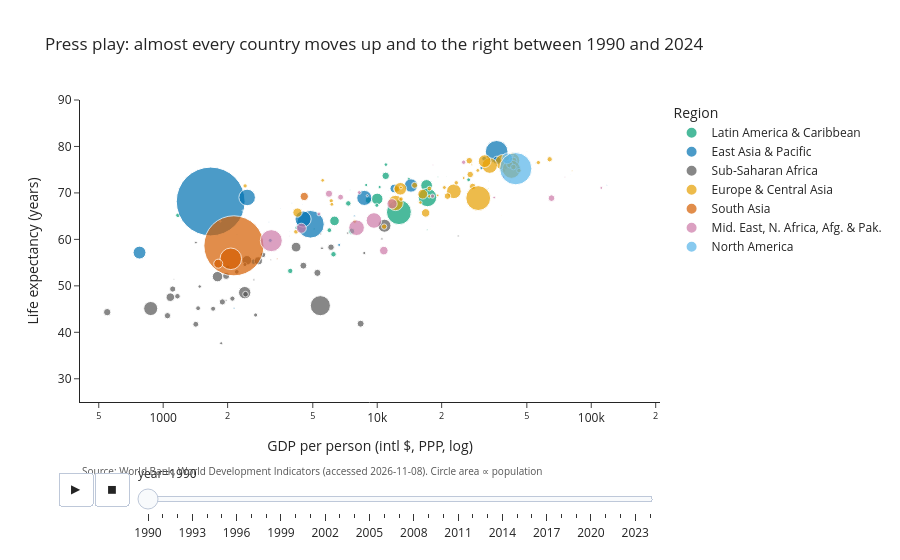

Notebook source saved alongside this figure:
### Code cell
anim = df.dropna(subset=["gdp_per_capita", "life_expectancy", "population", "region"])
anim = anim[anim.year <= LATEST].sort_values("year")
fig = px.scatter(anim, x="gdp_per_capita", y="life_expectancy", size="population", color="region",
                 color_discrete_map=REGION_COLORS, hover_name="country", animation_frame="year", animation_group="iso3",
                 log_x=True, size_max=55,
                 range_x=[anim.gdp_per_capita.min() * 0.8, anim.gdp_per_capita.max() * 1.2], range_y=[25, 90],
                 labels={"gdp_per_capita": "GDP per person (intl $, PPP, log)", "life_expectancy": "Life expectancy (years)",
                         "region": "Region", "population": "Population"},
                 title=f"Press play: almost every country moves up and to the right between 1990 and {LATEST}")
save_plotly(fig, "p7_bubble_animated", extra="Circle area ∝ population")

### Figure 1 — Plotly figure (JSON) as saved in the notebook; plotly's stock layout.template omitted (floating-point values rounded to 4 significant figures)
{"data": [{"hovertemplate": "<b>%{hovertext}</b><br><br>Region=Latin America & Caribbean<br>year=1990<br>GDP per person (intl $, PPP, log)=%{x}<br>Life expectancy (years)=%{y}<br>Population=%{marker.size}<extra></extra>", "hovertext": ["Aruba", "Jamaica", "Suriname", "Barbados", "Chile", "Brazil", "El Salvador", "Uruguay", "Bolivia", "Trinidad and Tobago", "Belize", "Colombia", "St. Vincent and the Grenadines", "Nicaragua", "Bahamas", "St. Kitts and Nevis", "Haiti", "Costa Rica", "Peru", "Honduras", "Argentina", "Puerto Rico (US)", "Guyana", "Guatemala", "Dominica", "Grenada", "Panama", "Dominican Republic", "St. Lucia", "Ecuador", "Mexico", "Paraguay", "Antigua and Barbuda"], "ids": ["ABW", "JAM", "SUR", "BRB", "CHL", "BRA", "SLV", "URY", "BOL", "TTO", "BLZ", "COL", "VCT", "NIC", "BHS", "KNA", "HTI", "CRI", "PER", "HND", "ARG", "PRI", "GUY", "GTM", "DMA", "GRD", "PAN", "DOM", "LCA", "ECU", "MEX", "PRY", "ATG"], "legendgroup": "Latin America & Caribbean", "marker": {"color": "#009E73", "size": [62750.0, 2380000.0, 412500.0, 258600.0, 13440000.0, 149100000.0, 5400000.0, 3104000.0, 7130000.0, 1252000.0, 183100.0, 32440000.0, 111800.0, 4163000.0, 275900.0, 40430.0, 6854000.0, 3122000.0, 22010000.0, 4980000.0, 32760000.0, 3537000.0, 749900.0, 9025000.0, 69630.0, 99960.0, 2456000.0, 7151000.0, 137900.0, 10470000.0, 82820000.0, 4036000.0, 63070.0], "sizemode": "area", "sizeref": 479600.0, "symbol": "circle"}, "mode": "markers", "name": "Latin America & Caribbean", "orientation": "v", "showlegend": true, "type": "scatter", "x": [33150.0, 8880.0, 17140.0, 19200.0, 10960.0, 12630.0, 5976.0, 14060.0, 6247.0, 11870.0, 8252.0, 9999.0, 7467.0, 4218.0, 33070.0, 14330.0, 3923.0, 10980.0, 6316.0, 1172.0, 17010.0, 26740.0, 5074.0, 7595.0, 11310.0, 8884.0, 10260.0, 7328.0, 17060.0, 9105.0, 17170.0, 9961.0, 21070.0], "xaxis": "x", "y": [72.55, 71.7, 62.09, 73.46, 73.67, 65.86, 61.98, 72.99, 56.8, 67.59, 69.57, 68.7, 70.65, 62.47, 70.94, 65.64, 53.22, 76.09, 63.98, 65.18, 71.61, 72.83, 62.25, 61.77, 70.47, 70.55, 71.27, 67.75, 70.01, 68.44, 69.03, 67.34, 73.6], "yaxis": "y"}, {"hovertemplate": "<b>%{hovertext}</b><br><br>Region=East Asia & Pacific<br>year=1990<br>GDP per person (intl $, PPP, log)=%{x}<br>Life expectancy (years)=%{y}<br>Population=%{marker.size}<extra></extra>", "hovertext": ["Palau", "Brunei Darussalam", "Papua New Guinea", "Macao", "Japan", "Malaysia", "China", "Mongolia", "Solomon Islands", "Cambodia", "Indonesia", "Philippines", "Tonga", "Fiji", "Vietnam", "Singapore", "Kiribati", "Samoa", "Myanmar", "South Korea", "Hong Kong", "Laos", "Tuvalu", "Nauru", "Vanuatu", "Thailand", "Timor-Leste", "New Zealand", "Marshall Islands", "Australia", "Micronesia"], "ids": ["PLW", "BRN", "PNG", "MAC", "JPN", "MYS", "CHN", "MNG", "SLB", "KHM", "IDN", "PHL", "TON", "FJI", "VNM", "SGP", "KIR", "WSM", "MMR", "KOR", "HKG", "LAO", "TUV", "NRU", "VUT", "THA", "TLS", "NZL", "MHL", "AUS", "FSM"], "legendgroup": "East Asia & Pacific", "marker": {"color": "#0072B2", "size": [15260.0, 255300.0, 3896000.0, 335000.0, 123500000.0, 17830000.0, 1135000000.0, 2099000.0, 331400.0, 7375000.0, 183500000.0, 62850000.0, 99700.0, 773300.0, 65500000.0, 3047000.0, 74860.0, 169000.0, 39820000.0, 42870000.0, 5704000.0, 4312000.0, 8798.0, 9622.0, 148100.0, 54740000.0, 760300.0, 3330000.0, 44630.0, 17070000.0, 100900.0], "sizemode": "area", "sizeref": 479600.0, "symbol": "circle"}, "mode": "markers", "name": "East Asia & Pacific", "orientation": "v", "showlegend": true, "type": "scatter", "x": [17810.0, 118200.0, 3165.0, 55300.0, 36140.0, 12010.0, 1667.0, 6638.0, 2353.0, 2646.0, 4873.0, 4504.0, 4488.0, 7821.0, 2468.0, 45960.0, 2214.0, 3991.0, 775.3, 14380.0, 31600.0, 2006.0, 3120.0, 30130.0, 3532.0, 8703.0, 2144.0, 30790.0, 3906.0, 36270.0, 3120.0], "xaxis": "x", "y": [62.79, 71.63, 59.78, 76.4, 78.84, 70.95, 68.16, 58.8, 66.19, 55.2, 63.25, 64.38, 67.54, 65.06, 69.03, 75.3, 61.02, 67.81, 57.16, 71.6, 77.37, 54.03, 61.64, 59.1, 66.68, 68.92, 45.19, 75.38, 61.76, 76.99, 63.72], "yaxis": "y"}, {"hovertemplate": "<b>%{hovertext}</b><br><br>Region=Sub-Saharan Africa<br>year=1990<br>GDP per person (intl $, PPP, log)=%{x}<br>Life expectancy (years)=%{y}<br>Population=%{marker.size}<extra></extra>", "hovertext": ["Tanzania", "Gabon", "Botswana", "Sao Tome and Principe", "Mauritius", "Central African Republic", "Mauritania", "Malawi", "South Africa", "Namibia", "Kenya", "Mozambique", "Sierra Leone", "Niger", "Madagascar", "Cameroon", "Côte d'Ivoire", "Nigeria", "DR Congo", "Congo", "Eswatini", "Seychelles", "Comoros", "Senegal", "Cabo Verde", "Sudan", "Zambia", "Uganda", "Ethiopia", "Burkina Faso", "Chad", "Rwanda", "Mali", "Benin", "Togo", "Zimbabwe", "Ghana", "Liberia", "Burundi", "Equatorial Guinea", "Guinea-Bissau", "Lesotho", "Gambia", "Guinea", "Angola"], "ids": ["TZA", "GAB", "BWA", "STP", "MUS", "CAF", "MRT", "MWI", "ZAF", "NAM", "KEN", "MOZ", "SLE", "NER", "MDG", "CMR", "CIV", "NGA", "COD", "COG", "SWZ", "SYC", "COM", "SEN", "CPV", "SDN", "ZMB", "UGA", "ETH", "BFA", "TCD", "RWA", "MLI", "BEN", "TGO", "ZWE", "GHA", "LBR", "BDI", "GNQ", "GNB", "LSO", "GMB", "GIN", "AGO"], "legendgroup": "Sub-Saharan Africa", "marker": {"color": "#555555", "size": [26110000.0, 983700.0, 1306000.0, 123000.0, 1059000.0, 2872000.0, 1952000.0, 9546000.0, 40750000.0, 1369000.0, 22890000.0, 13090000.0, 4197000.0, 8286000.0, 12060000.0, 11330000.0, 12190000.0, 97120000.0, 36680000.0, 2381000.0, 872400.0, 69510.0, 444600.0, 7721000.0, 375400.0, 22020000.0, 7786000.0, 17570000.0, 47610000.0, 9159000.0, 5983000.0, 7375000.0, 9179000.0, 5281000.0, 3714000.0, 10140000.0, 15390000.0, 2224000.0, 5587000.0, 474300.0, 973700.0, 1810000.0, 1055000.0, 6434000.0, 11630000.0], "sizemode": "area", "sizeref": 479600.0, "symbol": "circle"}, "mode": "markers", "name": "Sub-Saharan Africa", "orientation": "v", "showlegend": true, "type": "scatter", "x": [1794.0, 23880.0, 10520.0, 3883.0, 8986.0, 1481.0, 5520.0, 1047.0, 10810.0, 7282.0, 4177.0, 547.6, 2704.0, 1420.0, 1968.0, 4518.0, 5256.0, 5424.0, 2404.0, 8700.0, 5448.0, 15480.0, 3179.0, 2923.0, 1849.0, 2460.0, 2425.0, 1080.0, 874.3, 1108.0, 1711.0, 1166.0, 1891.0, 2207.0, 2409.0, 6083.0, 2786.0, 1866.0, 1456.0, 1123.0, 1968.0, 1422.0, 2654.0, 2106.0, 8366.0], "xaxis": "x", "y": [51.98, 60.74, 60.1, 60.71, 69.4, 49.85, 58.09, 43.58, 62.94, 61.36, 58.33, 44.34, 43.72, 41.73, 52.14, 54.35, 52.8, 45.73, 48.54, 57.07, 61.17, 68.11, 55.62, 56.67, 63.87, 55.5, 48.2, 47.56, 45.12, 49.31, 45.07, 47.76, 46.54, 53.02, 54.57, 58.32, 55.4, 37.64, 45.18, 51.4, 46.89, 59.32, 51.28, 47.25, 41.85], "yaxis": "y"}, {"hovertemplate": "<b>%{hovertext}</b><br><br>Region=Europe & Central Asia<br>year=1990<br>GDP per person (intl $, PPP, log)=%{x}<br>Life expectancy (years)=%{y}<br>Population=%{marker.size}<extra></extra>", "hovertext": ["France", "Uzbekistan", "Italy", "Albania", "Switzerland", "Slovakia", "Iceland", "Ukraine", "Kazakhstan", "United Kingdom", "Slovenia", "Sweden", "Ireland", "Andorra", "Kyrgyzstan", "Belarus", "Türkiye", "Latvia", "Hungary", "Bosnia and Herzegovina", "Croatia", "Netherlands", "Bulgaria", "Finland", "Poland", "Georgia", "Norway", "Cyprus", "Luxembourg", "Czechia", "Germany", "Russia", "Belgium", "Romania", "Greenland", "Denmark", "Estonia", "North Macedonia", "Azerbaijan", "Tajikistan", "Greece", "Armenia", "Lithuania", "Austria", "Turkmenistan", "Portugal", "Spain", "Moldova"], "ids": ["FRA", "UZB", "ITA", "ALB", "CHE", "SVK", "ISL", "UKR", "KAZ", "GBR", "SVN", "SWE", "IRL", "AND", "KGZ", "BLR", "TUR", "LVA", "HUN", "BIH", "HRV", "NLD", "BGR", "FIN", "POL", "GEO", "NOR", "CYP", "LUX", "CZE", "DEU", "RUS", "BEL", "ROU", "GRL", "DNK", "EST", "MKD", "AZE", "TJK", "GRC", "ARM", "LTU", "AUT", "TKM", "PRT", "ESP", "MDA"], "legendgroup": "Europe & Central Asia", "marker": {"color": "#E69F00", "size": [58260000.0, 20460000.0, 56720000.0, 3287000.0, 6716000.0, 5299000.0, 254800.0, 52050000.0, 17150000.0, 57250000.0, 1998000.0, 8559000.0, 3514000.0, 52600.0, 4391000.0, 10190000.0, 56020000.0, 2663000.0, 10370000.0, 4449000.0, 4777000.0, 14950000.0, 8718000.0, 4986000.0, 38110000.0, 4802000.0, 4241000.0, 788400.0, 381800.0, 10330000.0, 79430000.0, 148000000.0, 9967000.0, 23200000.0, 55600.0, 5141000.0, 1569000.0, 2064000.0, 7175000.0, 5399000.0, 10200000.0, 3552000.0, 3698000.0, 7678000.0, 3761000.0, 9983000.0, 38870000.0, 2978000.0], "sizemode": "area", "sizeref": 479600.0, "symbol": "circle"}, "mode": "markers", "name": "Europe & Central Asia", "orientation": "v", "showlegend": true, "type": "scatter", "x": [38660.0, 4240.0, 42660.0, 5561.0, 63920.0, 17520.0, 43100.0, 22820.0, 16840.0, 33530.0, 25350.0, 40200.0, 29500.0, 50040.0, 6096.0, 12350.0, 12180.0, 17510.0, 21300.0, 2414.0, 23400.0, 43130.0, 14950.0, 38810.0, 12820.0, 12920.0, 56610.0, 27670.0, 81460.0, 27920.0, 42360.0, 29640.0, 41640.0, 16320.0, 38140.0, 45940.0, 19160.0, 12900.0, 10780.0, 4173.0, 26920.0, 6138.0, 20590.0, 43260.0, 7851.0, 27190.0, 31770.0, 15900.0], "xaxis": "x", "y": [76.6, 65.77, 76.97, 72.71, 77.24, 70.93, 78.04, 70.35, 65.7, 75.88, 73.2, 77.54, 74.85, 78.96, 68.3, 70.84, 67.83, 69.27, 69.32, 71.51, 72.17, 76.88, 71.64, 74.81, 70.89, 68.68, 76.54, 76.04, 74.78, 71.38, 75.09, 68.89, 76.05, 69.74, 65.07, 74.81, 69.48, 71.17, 62.75, 61.64, 76.94, 67.55, 71.16, 75.57, 63.87, 73.97, 76.84, 67.92], "yaxis": "y"}, {"hovertemplate": "<b>%{hovertext}</b><br><br>Region=South Asia<br>year=1990<br>GDP per person (intl $, PPP, log)=%{x}<br>Life expectancy (years)=%{y}<br>Population=%{marker.size}<extra></extra>", "hovertext": ["Bhutan", "India", "Bangladesh", "Nepal", "Maldives", "Sri Lanka"], "ids": ["BTN", "IND", "BGD", "NPL", "MDV", "LKA"], "legendgroup": "South Asia", "marker": {"color": "#D55E00", "size": [589300.0, 865000000.0, 111600000.0, 19520000.0, 224800.0, 16350000.0], "sizemode": "area", "sizeref": 479600.0, "symbol": "circle"}, "mode": "markers", "name": "South Asia", "orientation": "v", "showlegend": true, "type": "scatter", "x": [3411.0, 2140.0, 2070.0, 1808.0, 8946.0, 4562.0], "xaxis": "x", "y": [55.81, 58.62, 55.82, 54.77, 63.15, 69.24], "yaxis": "y"}, {"hovertemplate": "<b>%{hovertext}</b><br><br>Region=Mid. East, N. Africa, Afg. & Pak.<br>year=1990<br>GDP per person (intl $, PPP, log)=%{x}<br>Life expectancy (years)=%{y}<br>Population=%{marker.size}<extra></extra>", "hovertext": ["Jordan", "Israel", "Iraq", "Iran", "United Arab Emirates", "Bahrain", "Syria", "Malta", "Saudi Arabia", "Kuwait", "Lebanon", "Tunisia", "Libya", "Qatar", "Oman", "Algeria", "Pakistan", "Egypt", "Morocco"], "ids": ["JOR", "ISR", "IRQ", "IRN", "ARE", "BHR", "SYR", "MLT", "SAU", "KWT", "LBN", "TUN", "LBY", "QAT", "OMN", "DZA", "PAK", "EGY", "MAR"], "legendgroup": "Mid. East, N. Africa, Afg. & Pak.", "marker": {"color": "#CC79A7", "size": [3622000.0, 4660000.0, 17580000.0, 58380000.0, 1898000.0, 514800.0, 12580000.0, 354200.0, 10640000.0, 1685000.0, 3595000.0, 8325000.0, 4445000.0, 440200.0, 1764000.0, 25380000.0, 116200000.0, 58400000.0, 24380000.0], "sizemode": "area", "sizeref": 479600.0, "symbol": "circle"}, "mode": "markers", "name": "Mid. East, N. Africa, Afg. & Pak.", "orientation": "v", "showlegend": true, "type": "scatter", "x": [8242.0, 25340.0, 10740.0, 9656.0, 111400.0, 41860.0, 5952.0, 18210.0, 65200.0, 38930.0, 5346.0, 6743.0, 18130.0, 75300.0, 35200.0, 11730.0, 3200.0, 8007.0, 4419.0], "xaxis": "x", "y": [70.09, 76.61, 57.59, 64.07, 71.07, 72.59, 69.83, 76.05, 68.87, 73.42, 65.48, 69.09, 69.31, 73.41, 69.01, 67.66, 59.73, 62.51, 62.4], "yaxis": "y"}, {"hovertemplate": "<b>%{hovertext}</b><br><br>Region=North America<br>year=1990<br>GDP per person (intl $, PPP, log)=%{x}<br>Life expectancy (years)=%{y}<br>Population=%{marker.size}<extra></extra>", "hovertext": ["Canada", "Bermuda", "United States"], "ids": ["CAN", "BMU", "USA"], "legendgroup": "North America", "marker": {"color": "#56B4E9", "size": [27690000.0, 57560.0, 249600000.0], "sizemode": "area", "sizeref": 479600.0, "symbol": "circle"}, "mode": "markers", "name": "North America", "orientation": "v", "showlegend": true, "type": "scatter", "x": [40480.0, 79750.0, 44380.0], "xaxis": "x", "y": [77.44, 73.95, 75.21], "yaxis": "y"}], "layout": {"annotations": [{"font": {"color": "#555555", "size": 10}, "showarrow": false, "text": "Source: World Bank, World Development Indicators (accessed 2026-11-08). Circle area ∝ population", "x": 0, "xanchor": "left", "xref": "paper", "y": 0, "yanchor": "top", "yref": "paper", "yshift": -60}], "legend": {"itemsizing": "constant", "title": {"text": "Region"}, "tracegroupgap": 0}, "margin": {"b": 90}, "sliders": [{"active": 0, "currentvalue": {"prefix": "year="}, "len": 0.9, "pad": {"b": 10, "t": 60}, "steps": [{"args": [["1990"], {"frame": {"duration": 0, "redraw": false}, "fromcurrent": true, "mode": "immediate", "transition": {"duration": 0, "easing": "linear"}}], "label": "1990", "method": "animate"}, {"args": [["1991"], {"frame": {"duration": 0, "redraw": false}, "fromcurrent": true, "mode": "immediate", "transition": {"duration": 0, "easing": "linear"}}], "label": "1991", "method": "animate"}, {"args": [["1992"], {"frame": {"duration": 0, "redraw": false}, "fromcurrent": true, "mode": "immediate", "transition": {"duration": 0, "easing": "linear"}}], "label": "1992", "method": "animate"}, {"args": [["1993"], {"frame": {"duration": 0, "redraw": false}, "fromcurrent": true, "mode": "immediate", "transition": {"duration": 0, "easing": "linear"}}], "label": "1993", "method": "animate"}, {"args": [["1994"], {"frame": {"duration": 0, "redraw": false}, "fromcurrent": true, "mode": "immediate", "transition": {"duration": 0, "easing": "linear"}}], "label": "1994", "method": "animate"}, {"args": [["1995"], {"frame": {"duration": 0, "redraw": false}, "fromcurrent": true, "mode": "immediate", "transition": {"duration": 0, "easing": "linear"}}], "label": "1995", "method": "animate"}, {"args": [["1996"], {"frame": {"duration": 0, "redraw": false}, "fromcurrent": true, "mode": "immediate", "transition": {"duration": 0, "easing": "linear"}}], "label": "1996", "method": "animate"}, {"args": [["1997"], {"frame": {"duration": 0, "redraw": false}, "fromcurrent": true, "mode": "immediate", "transition": {"duration": 0, "easing": "linear"}}], "label": "1997", "method": "animate"}, {"args": [["1998"], {"frame": {"duration": 0, "redraw": false}, "fromcurrent": true, "mode": "immediate", "transition": {"duration": 0, "easing": "linear"}}], "label": "1998", "method": "animate"}, {"args": [["1999"], {"frame": {"duration": 0, "redraw": false}, "fromcurrent": true, "mode": "immediate", "transition": {"duration": 0, "easing": "linear"}}], "label": "1999", "method": "animate"}, {"args": [["2000"], {"frame": {"duration": 0, "redraw": false}, "fromcurrent": true, "mode": "immediate", "transition": {"duration": 0, "easing": "linear"}}], "label": "2000", "method": "animate"}, {"args": [["2001"], {"frame": {"duration": 0, "redraw": false}, "fromcurrent": true, "mode": "immediate", "transition": {"duration": 0, "easing": "linear"}}], "label": "2001", "method": "animate"}, {"args": [["2002"], {"frame": {"duration": 0, "redraw": false}, "fromcurrent": true, "mode": "immediate", "transition": {"duration": 0, "easing": "linear"}}], "label": "2002", "method": "animate"}, {"args": [["2003"], {"frame": {"duration": 0, "redraw": false}, "fromcurrent": true, "mode": "immediate", "transition": {"duration": 0, "easing": "linear"}}], "label": "2003", "method": "animate"}, {"args": [["2004"], {"frame": {"duration": 0, "redraw": false}, "fromcurrent": true, "mode": "immediate", "transition": {"duration": 0, "easing": "linear"}}], "label": "2004", "method": "animate"}, {"args": [["2005"], {"frame": {"duration": 0, "redraw": false}, "fromcurrent": true, "mode": "immediate", "transition": {"duration": 0, "easing": "linear"}}], "label": "2005", "method": "animate"}, {"args": [["2006"], {"frame": {"duration": 0, "redraw": false}, "fromcurrent": true, "mode": "immediate", "transition": {"duration": 0, "easing": "linear"}}], "label": "2006", "method": "animate"}, {"args": [["2007"], {"frame": {"duration": 0, "redraw": false}, "fromcurrent": true, "mode": "immediate", "transition": {"duration": 0, "easing": "linear"}}], "label": "2007", "method": "animate"}, {"args": [["2008"], {"frame": {"duration": 0, "redraw": false}, "fromcurrent": true, "mode": "immediate", "transition": {"duration": 0, "easing": "linear"}}], "label": "2008", "method": "animate"}, {"args": [["2009"], {"frame": {"duration": 0, "redraw": false}, "fromcurrent": true, "mode": "immediate", "transition": {"duration": 0, "easing": "linear"}}], "label": "2009", "method": "animate"}, {"args": [["2010"], {"frame": {"duration": 0, "redraw": false}, "fromcurrent": true, "mode": "immediate", "transition": {"duration": 0, "easing": "linear"}}], "label": "2010", "method": "animate"}, {"args": [["2011"], {"frame": {"duration": 0, "redraw": false}, "fromcurrent": true, "mode": "immediate", "transition": {"duration": 0, "easing": "linear"}}], "label": "2011", "method": "animate"}, {"args": [["2012"], {"frame": {"duration": 0, "redraw": false}, "fromcurrent": true, "mode": "immediate", "transition": {"duration": 0, "easing": "linear"}}], "label": "2012", "method": "animate"}, {"args": [["2013"], {"frame": {"duration": 0, "redraw": false}, "fromcurrent": true, "mode": "immediate", "transition": {"duration": 0, "easing": "linear"}}], "label": "2013", "method": "animate"}, {"args": [["2014"], {"frame": {"duration": 0, "redraw": false}, "fromcurrent": true, "mode": "immediate", "transition": {"duration": 0, "easing": "linear"}}], "label": "2014", "method": "animate"}, {"args": [["2015"], {"frame": {"duration": 0, "redraw": false}, "fromcurrent": true, "mode": "immediate", "transition": {"duration": 0, "easing": "linear"}}], "label": "2015", "method": "animate"}, {"args": [["2016"], {"frame": {"duration": 0, "redraw": false}, "fromcurrent": true, "mode": "immediate", "transition": {"duration": 0, "easing": "linear"}}], "label": "2016", "method": "animate"}, {"args": [["2017"], {"frame": {"duration": 0, "redraw": false}, "fromcurrent": true, "mode": "immediate", "transition": {"duration": 0, "easing": "linear"}}], "label": "2017", "method": "animate"}, {"args": [["2018"], {"frame": {"duration": 0, "redraw": false}, "fromcurrent": true, "mode": "immediate", "transition": {"duration": 0, "easing": "linear"}}], "label": "2018", "method": "animate"}, {"args": [["2019"], {"frame": {"duration": 0, "redraw": false}, "fromcurrent": true, "mode": "immediate", "transition": {"duration": 0, "easing": "linear"}}], "label": "2019", "method": "animate"}, {"args": [["2020"], {"frame": {"duration": 0, "redraw": false}, "fromcurrent": true, "mode": "immediate", "transition": {"duration": 0, "easing": "linear"}}], "label": "2020", "method": "animate"}, {"args": [["2021"], {"frame": {"duration": 0, "redraw": false}, "fromcurrent": true, "mode": "immediate", "transition": {"duration": 0, "easing": "linear"}}], "label": "2021", "method": "animate"}, {"args": [["2022"], {"frame": {"duration": 0, "redraw": false}, "fromcurrent": true, "mode": "immediate", "transition": {"duration": 0, "easing": "linear"}}], "label": "2022", "method": "animate"}, {"args": [["2023"], {"frame": {"duration": 0, "redraw": false}, "fromcurrent": true, "mode": "immediate", "transition": {"duration": 0, "easing": "linear"}}], "label": "2023", "method": "animate"}, {"args": [["2024"], {"frame": {"duration": 0, "redraw": false}, "fromcurrent": true, "mode": "immediate", "transition": {"duration": 0, "easing": "linear"}}], "label": "2024", "method": "animate"}], "x": 0.1, "xanchor": "left", "y": 0, "yanchor": "top"}], "title": {"text": "Press play: almost every country moves up and to the right between 1990 and 2024"}, "updatemenus": [{"buttons": [{"args": [null, {"frame": {"duration": 500, "redraw": false}, "fromcurrent": true, "mode": "immediate", "transition": {"duration": 500, "easing": "linear"}}], "label": "&#9654;", "method": "animate"}, {"args": [[null], {"frame": {"duration": 0, "redraw": false}, "fromcurrent": true, "mode": "immediate", "transition": {"duration": 0, "easing": "linear"}}], "label": "&#9724;", "method": "animate"}], "direction": "left", "pad": {"r": 10, "t": 70}, "showactive": false, "type": "buttons", "x": 0.1, "xanchor": "right", "y": 0, "yanchor": "top"}], "xaxis": {"anchor": "y", "domain": [0, 1], "range": [2.611, 5.321], "title": {"text": "GDP per person (intl $, PPP, log)"}, "type": "log"}, "yaxis": {"anchor": "x", "domain": [0, 1], "range": [25, 90], "title": {"text": "Life expectancy (years)"}}}}
